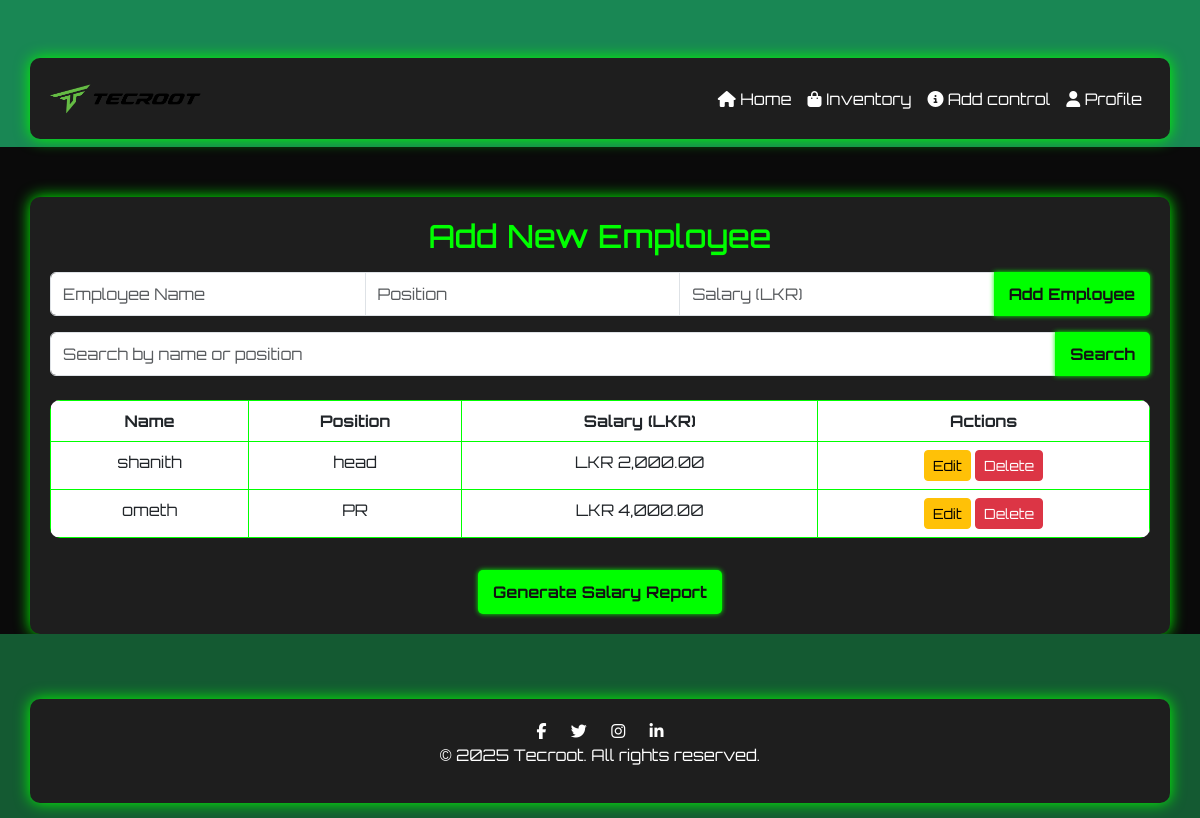
Page /emp.php on the committed database.
### tables this page shows
CREATE TABLE `employees` (
  `id` int(11) NOT NULL,
  `name` varchar(100) DEFAULT NULL,
  `position` varchar(100) DEFAULT NULL,
  `salary` decimal(10,2) DEFAULT NULL
);

### emp.php (the view, shortened to what this page needs)
<?php
$conn = mysqli_connect("localhost", "root", "", "tecroot");
$search = $_GET['search'] ?? '';
if (!empty($search)) {
    $search = $conn->real_escape_string($search);
    $sql = "SELECT * FROM employees WHERE name LIKE '%$search%' OR position LIKE '%$search%'";
} else {
    $sql = "SELECT * FROM employees";
}
$result = $conn->query($sql);
$edit_employee = null;
?>
<!DOCTYPE html>
<html lang="en">
<head>
    <link rel="stylesheet" href="https://cdn.jsdelivr.net/npm/bootstrap@5.3.0/dist/css/bootstrap.min.css">
</head>
<body>
<nav class="navbar navbar-expand-lg">
    <div class="container">
        <a class="navbar-brand" href="#"><img src="1.png" alt="Tecroot Logo" height="30"></a>
        <div class="collapse navbar-collapse" id="navbarNav">
            <ul class="navbar-nav ms-auto">
                <li class="nav-item"><a class="nav-link" href="adminIndex.html"><i class="fas fa-home"></i> Home</a></li>
                <li class="nav-item"><a class="nav-link" href="inventory.php"><i class="fas fa-shopping-bag"></i> Inventory</a></li>
                <li class="nav-item"><a class="nav-link" href="account.php"><i class="fas fa-info-circle"></i> Add control</a></li>
                <li class="nav-item"><a class="nav-link" href="customerProfile.php"><i class="fas fa-user"></i> Profile</a></li>
            </ul>
        </div>
    </div>
</nav>
<div class="container">
    <h2 class="text-center mb-3">
        <?php echo isset($edit_employee) ? 'Edit Employee' : 'Add New Employee'; ?>
    </h2>
    <form method="POST" class="mb-3">
        <div class="input-group mb-2">
            <input type="text" name="name" class="form-control" placeholder="Employee Name" required
                   value="<?php echo $edit_employee['name'] ?? ''; ?>">
            <input type="text" name="position" class="form-control" placeholder="Position" required
                   value="<?php echo $edit_employee['position'] ?? ''; ?>">
            <input type="number" name="salary" class="form-control" placeholder="Salary (LKR)" required
                   value="<?php echo $edit_employee['salary'] ?? ''; ?>">
            <button type="submit" name="add_employee" class="btn btn-custom">
                <?php echo isset($edit_employee) ? 'Update' : 'Add'; ?> Employee
            </button>
        </div>
    </form>
    <form method="GET" class="mb-4">
        <div class="input-group">
            <input type="text" name="search" class="form-control" placeholder="Search by name or position"
                   value="<?php echo htmlspecialchars($_GET['search'] ?? ''); ?>">
            <button type="submit" class="btn btn-custom">Search</button>
        </div>
    </form>
    <table class="table table-bordered text-center">
        <thead>
            <tr>
                <th>Name</th>
                <th>Position</th>
                <th>Salary (LKR)</th>
                <th>Actions</th>
            </tr>
        </thead>
        <tbody>
            <?php
            if ($result->num_rows > 0) {
                while($row = $result->fetch_assoc()) {
                    echo "<tr>
                            <td>".$row['name']."</td>
                            <td>".$row['position']."</td>
                            <td>LKR ".number_format($row['salary'], 2)."</td>
                            <td>
                                <a href='?edit=".$row['id']."' class='btn btn-warning btn-sm'>Edit</a>
                                <a href='?delete=".$row['id']."' class='btn btn-danger btn-sm' onclick=\"return confirm('Are you sure?')\">Delete</a>
                            </td>
                          </tr>";
                }
            } else {
                echo "<tr><td colspan='4'>No employees found</td></tr>";
            }
            ?>
        </tbody>
    </table>
    <a href="generate_employee_report.php" class="btn btn-custom mt-3">Generate Salary Report</a>
</div>
<footer class="footer">
    <div class="container">
        <a href="#"><i class="fab fa-facebook-f"></i></a>
        <a href="#"><i class="fab fa-twitter"></i></a>
        <a href="#"><i class="fab fa-instagram"></i></a>
        <a href="#"><i class="fab fa-linkedin-in"></i></a>
        <p>© 2025 Tecroot. All rights reserved.</p>
    </div>
</footer>
</body>
</html>

### emp.php (style rules this page uses)
body { background-color: #0a0a0a; color: #0f0; font-family: 'Orbitron', sans-serif; text-align: center; }
.container { margin-top: 50px; background-color: #1e1e1e; padding: 20px; border-radius: 10px; box-shadow: 0 0 15px #0f0; }
.table { background-color: #000; color: #0f0; border-radius: 10px; overflow: hidden; }
.table th, .table td { border: 1px solid #0f0; }
.btn-custom { background-color: #0f0; color: #121212; font-weight: bold; border: none; padding: 10px 15px; border-radius: 5px; box-shadow: 0 0 5px #0f0; }
input { background-color: #222; color: #0f0; border: 1px solid #0f0; }
.navbar { background-color: #198754; }
.navbar-brand { font-weight: bold; color: white; }
.navbar-nav .nav-link { color: white !important; }
.footer { background-color: #145a32; color: white; text-align: center; padding: 15px 0; }
.footer a { color: white; margin: 0 10px; }

### rows in the picture
employees: name "shanith", position "head", salary "2,000.00"
employees: name "ometh", position "PR", salary "4,000.00"
